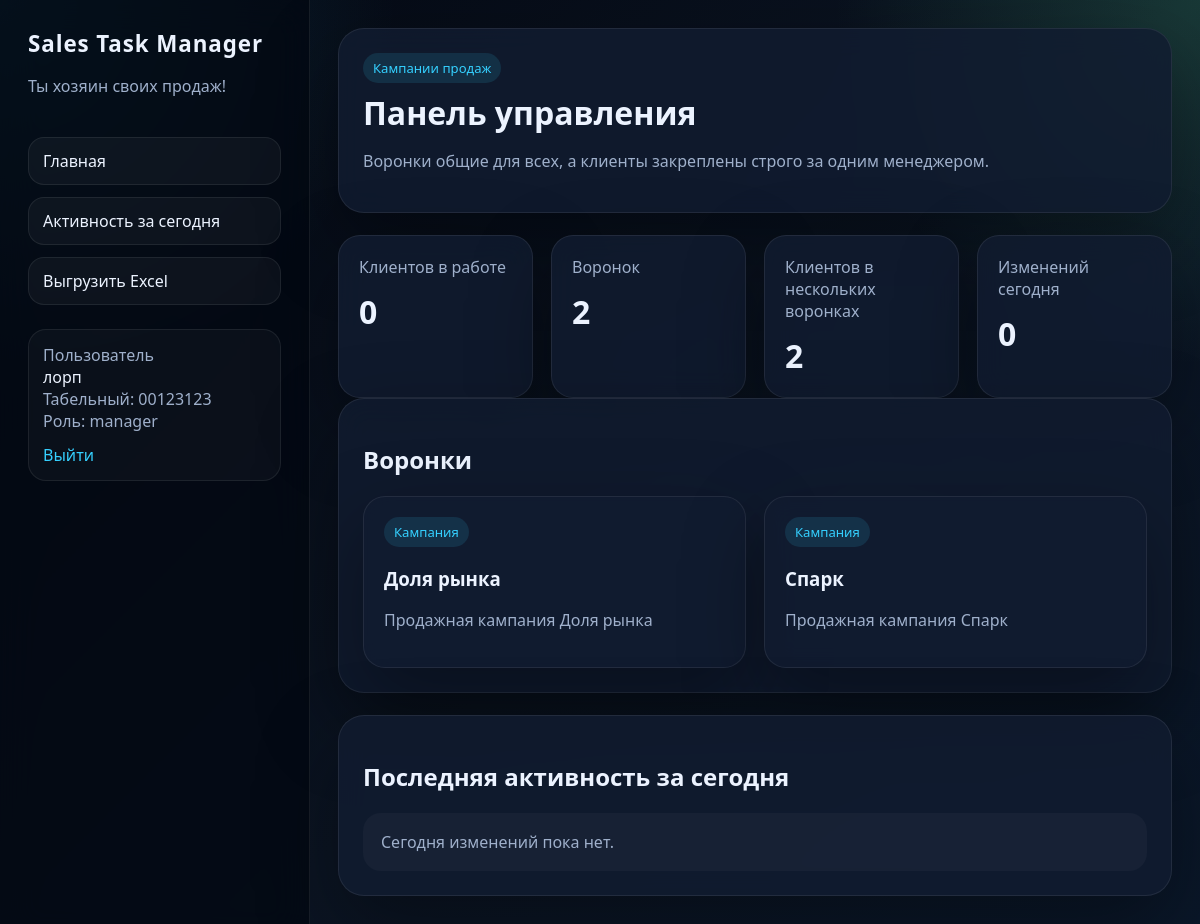
The app's page /dashboard (signed in), older data.
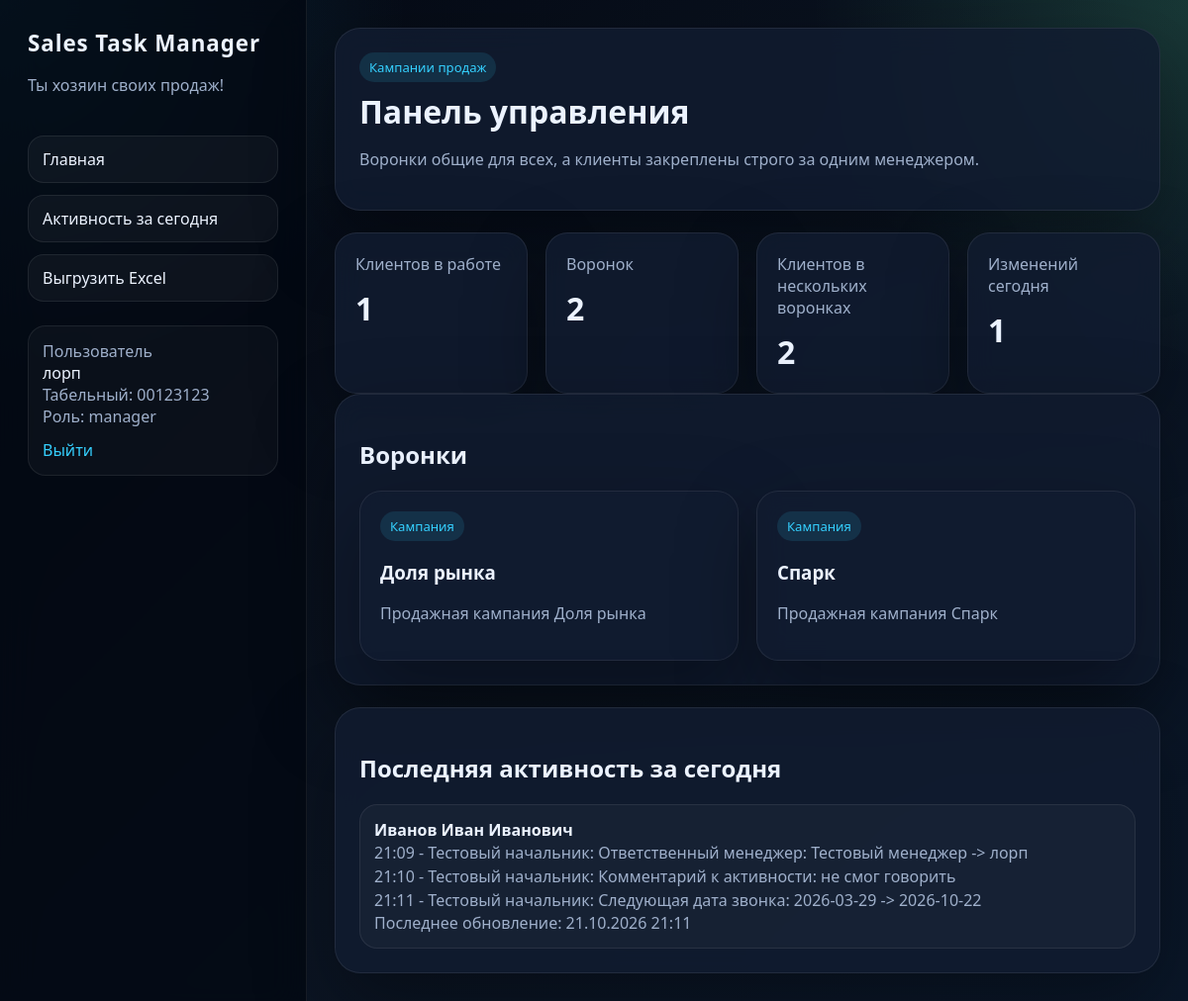
The same page, newer data.
### app/models/entities.py (models this page shows)
class User(Base):
    __tablename__ = "users"
    id: Mapped[int] = mapped_column(Integer, primary_key=True)
    employee_id: Mapped[str] = mapped_column(String(32), unique=True, index=True)
    full_name: Mapped[str] = mapped_column(String(255))
    role: Mapped[str] = mapped_column(String(32), index=True)
    role_expires_at: Mapped[date | None] = mapped_column(Date, nullable=True)
    role_after_expiry: Mapped[str | None] = mapped_column(String(32), nullable=True)
    password_hash: Mapped[str] = mapped_column(String(255))
    must_change_password: Mapped[bool] = mapped_column(Boolean, default=False)
    is_active: Mapped[bool] = mapped_column(default=True)
    created_at: Mapped[datetime] = mapped_column(DateTime, default=datetime.utcnow)
    clients: Mapped[list["Client"]] = relationship(back_populates="assigned_manager")
    comments: Mapped[list["Comment"]] = relationship(back_populates="author")
    activities: Mapped[list["ActivityLog"]] = relationship(back_populates="actor")

class Funnel(Base):
    __tablename__ = "funnels"
    id: Mapped[int] = mapped_column(Integer, primary_key=True)
    name: Mapped[str] = mapped_column(String(255), unique=True, index=True)
    description: Mapped[str | None] = mapped_column(String(500), nullable=True)
    created_at: Mapped[datetime] = mapped_column(DateTime, default=datetime.utcnow)
    client_links: Mapped[list["ClientFunnel"]] = relationship(back_populates="funnel", cascade="all, delete-orphan")

class ActivityLog(Base):
    __tablename__ = "activity_logs"
    id: Mapped[int] = mapped_column(Integer, primary_key=True)
    client_id: Mapped[int] = mapped_column(ForeignKey("clients.id", ondelete="CASCADE"), index=True)
    actor_id: Mapped[int] = mapped_column(ForeignKey("users.id"), index=True)
    field_name: Mapped[str] = mapped_column(String(64))
    previous_value: Mapped[str] = mapped_column(Text, default="")
    new_value: Mapped[str] = mapped_column(Text, default="")
    created_at: Mapped[datetime] = mapped_column(DateTime, default=datetime.utcnow, index=True)
    client: Mapped[Client] = relationship(back_populates="activities")
    actor: Mapped[User] = relationship(back_populates="activities")

class Client(Base):
    __tablename__ = "clients"
    id: Mapped[int] = mapped_column(Integer, primary_key=True)
    full_name: Mapped[str] = mapped_column(String(255), index=True)
    company_name: Mapped[str] = mapped_column(String(255), default="")
    tax_number: Mapped[str] = mapped_column(String(64), unique=True, index=True)
    phone: Mapped[str] = mapped_column(String(64), default="")
    manager_notes: Mapped[str] = mapped_column(Text, default="")
    last_call_date: Mapped[date | None] = mapped_column(Date, nullable=True)
    next_call_date: Mapped[date | None] = mapped_column(Date, nullable=True)
    last_manager_activity_date: Mapped[date | None] = mapped_column(Date, nullable=True)
    status: Mapped[str] = mapped_column(String(64), default="Поиск контакта")
    monthly_turnover: Mapped[float | None] = mapped_column(Numeric(14, 2), nullable=True)
    mcc_code: Mapped[str] = mapped_column(String(32), default="")
    competitor_bank: Mapped[str] = mapped_column(String(255), default="")
    registration_address: Mapped[str] = mapped_column(String(500), default="")
    assigned_manager_id: Mapped[int | None] = mapped_column(ForeignKey("users.id"), nullable=True, index=True)
    updated_at: Mapped[datetime] = mapped_column(DateTime, default=datetime.utcnow, onupdate=datetime.utcnow)
    created_at: Mapped[datetime] = mapped_column(DateTime, default=datetime.utcnow)
    assigned_manager: Mapped[User | None] = relationship(back_populates="clients")
    funnel_links: Mapped[list["ClientFunnel"]] = relationship(back_populates="client", cascade="all, delete-orphan")
    comments: Mapped[list["Comment"]] = relationship(
        back_populates="client",
        cascade="all, delete-orphan",
        order_by="Comment.created_at",
    )
    activities: Mapped[list["ActivityLog"]] = relationship(back_populates="client", cascade="all, delete-orphan")

### app/main.py (the view)
@app.get("/dashboard", response_class=HTMLResponse)
async def dashboard(
    request: Request,
    current_user: User = Depends(get_current_user),
) -> HTMLResponse:
    async with SessionLocal() as session:
        user = await session.get(User, current_user.id)
        funnels = await get_funnels(session)
        stats = await get_dashboard_stats(current_user=user, session=session)
        activities = await get_activity_feed(current_user=user, session=session)
    return render(
        request,
        "dashboard.html",
        {
            "current_user": user,
            "funnels": funnels,
            "stats": stats,
            "activities": activities[:12],
        },
    )

### app/templates/dashboard.html
{% extends "base.html" %}
{% block content %}
<section class="hero">
    <div>
        <div class="badge">Кампании продаж</div>
        <h1>Панель управления</h1>
        <p class="muted">Воронки общие для всех, а клиенты закреплены строго за одним менеджером.</p>
    </div>
</section>
<section class="stats-grid">
    <div class="stat-card">
        <div class="muted">Клиентов в работе</div>
        <strong>{{ stats.total_clients }}</strong>
    </div>
    <div class="stat-card">
        <div class="muted">Воронок</div>
        <strong>{{ stats.total_funnels }}</strong>
    </div>
    <div class="stat-card">
        <div class="muted">Клиентов в нескольких воронках</div>
        <strong>{{ stats.multi_funnel }}</strong>
    </div>
    <div class="stat-card">
        <div class="muted">Изменений сегодня</div>
        <strong>{{ stats.activity_today }}</strong>
    </div>
</section>
<section class="panel">
    <div class="panel-header">
        <h2>Воронки</h2>
    </div>
    <div class="funnel-grid">
        {% for funnel in funnels %}
        <a class="funnel-card" href="/funnels/{{ funnel.id }}">
            <div class="badge">Кампания</div>
            <h3>{{ funnel.name }}</h3>
            <p class="muted">{{ funnel.description or "Рабочая воронка продаж" }}</p>
        </a>
        {% endfor %}
    </div>
</section>
<section class="panel">
    <div class="panel-header">
        <h2>Последняя активность за сегодня</h2>
    </div>
    <div class="activity-list">
        {% for item in activities %}
        <div class="activity-item">
            <div><strong>{{ item.client.full_name }}</strong></div>
            <div class="muted activity-body">{{ item.new_value }}</div>
            <div class="muted">Последнее обновление: {{ item.created_at.strftime("%d.%m.%Y %H:%M") }}</div>
        </div>
        {% else %}
        <div class="empty-state">Сегодня изменений пока нет.</div>
        {% endfor %}
    </div>
</section>
{% endblock %}

### app/templates/base.html (shortened to what this page needs)
<!DOCTYPE html>
<html lang="ru">
<head>
    <link rel="stylesheet" href="{{ url_for('static', path='css/styles.css') }}">
</head>
<body>
    <div class="app-shell">
        <aside class="sidebar">
            <div>
                <div class="brand">Sales Task Manager</div>
                <p class="brand-caption">Ты хозяин своих продаж!</p>
            </div>
            {% if current_user %}
            <nav class="nav">
                <a href="/dashboard">Главная</a>
                <a href="/activity">Активность за сегодня</a>
                <a href="/export">Выгрузить Excel</a>
            </nav>
            <div class="user-card">
                <div class="muted">Пользователь</div>
                <div>{{ current_user.full_name }}</div>
                <div class="muted">Табельный: {{ current_user.employee_id }}</div>
                <div class="muted">Роль: {{ current_user.role }}</div>
                <a class="logout-link" href="/logout">Выйти</a>
            </div>
            {% endif %}
        </aside>
        <main class="content">
            {% block content %}{% endblock %}
        </main>
    </div>
</body>
</html>

### app/static/css/styles.css (style rules this page uses)
:root { --bg: #08111f; --bg-soft: rgba(13, 23, 39, 0.92); --panel: rgba(17, 28, 48, 0.84); --line: rgba(255, 255, 255, 0.08); --text: #ecf3ff; --muted: #9fb0cb; --accent: #35d0ff; --accent-2: #60f5a1; --shadow: 0 30px 80px rgba(0, 0, 0, 0.35); }
* { box-sizing: border-box; }
body { margin: 0; font-family: "Segoe UI", sans-serif; color: var(--text); background: radial-gradient(circle at top left, rgba(53, 208, 255, 0.16), transparent 26%), radial-gradient(circle at top right, rgba(96, 245, 161, 0.16), transparent 24%), linear-gradient(135deg, #040812 0%, #0b1422 55%, #0a1729 100%); min-height: 100vh; }
a { color: inherit; text-decoration: none; }
.app-shell { display: grid; grid-template-columns: 310px 1fr; min-height: 100vh; }
.sidebar { padding: 28px; border-right: 1px solid var(--line); background: rgba(4, 9, 18, 0.74); backdrop-filter: blur(18px); display: flex; flex-direction: column; gap: 24px; }
.brand { font-size: 1.4rem; font-weight: 700; letter-spacing: 0.04em; }
.brand-caption, .muted { color: var(--muted); }
.nav, .stack-form { display: flex; flex-direction: column; gap: 12px; }
.nav a, button, .file-label, .secondary-link, .eye-link { border: 1px solid var(--line); border-radius: 16px; padding: 12px 14px; background: rgba(255, 255, 255, 0.04); transition: 0.2s ease; }
.content { padding: 28px; }
.hero, .panel, .client-card, .login-card, .stat-card, .funnel-card { border: 1px solid var(--line); background: var(--panel); backdrop-filter: blur(14px); box-shadow: var(--shadow); }
.hero, .panel, .client-card { border-radius: 26px; padding: 24px; margin-bottom: 22px; }
.hero h1, .login-card h1 { margin: 8px 0 10px; font-size: 2rem; }
.badge, .tag { display: inline-flex; align-items: center; padding: 6px 10px; border-radius: 999px; background: rgba(53, 208, 255, 0.12); color: var(--accent); font-size: 0.82rem; }
.stats-grid, .funnel-grid, .assign-grid { display: grid; gap: 18px; }
.stats-grid { grid-template-columns: repeat(auto-fit, minmax(180px, 1fr)); }
.funnel-grid, .assign-grid { grid-template-columns: repeat(auto-fit, minmax(280px, 1fr)); }
.stat-card, .funnel-card { border-radius: 22px; padding: 20px; }
.stat-card strong { display: block; margin-top: 12px; font-size: 2rem; }
.panel-header, .client-card-head, .actions, .client-meta { display: flex; justify-content: space-between; gap: 16px; align-items: center; }
.comments-box, .activity-item, .user-card, .error-box, .hint, .row-item { border: 1px solid var(--line); border-radius: 18px; padding: 14px; background: rgba(255, 255, 255, 0.03); }
.activity-list { display: flex; flex-direction: column; gap: 12px; }
.activity-body { white-space: pre-line; line-height: 1.5; }
.logout-link { display: inline-block; margin-top: 12px; color: var(--accent); }

Row changes from the older to the newer data that the page shows:
added ActivityLog: client.full_name "Иванов Иван Иванович", new_value "21:09 - Тестовый начальник: Ответственный менеджер: Тестовый менеджер -> лорп 21:10 - Тестовый начальник: Комментарий к активности: не смог говорить 21:11 - Тестовый начальник: Следующая дата звонка: 2026-03-29 -> 2026-10-22", created_at "21.10.2026 21:11"
Text that changed along with them:
{{ stats.total_clients }}: "0" → "1"
{{ stats.activity_today }}: "0" → "1"
text no longer shown: "Сегодня изменений пока нет."
